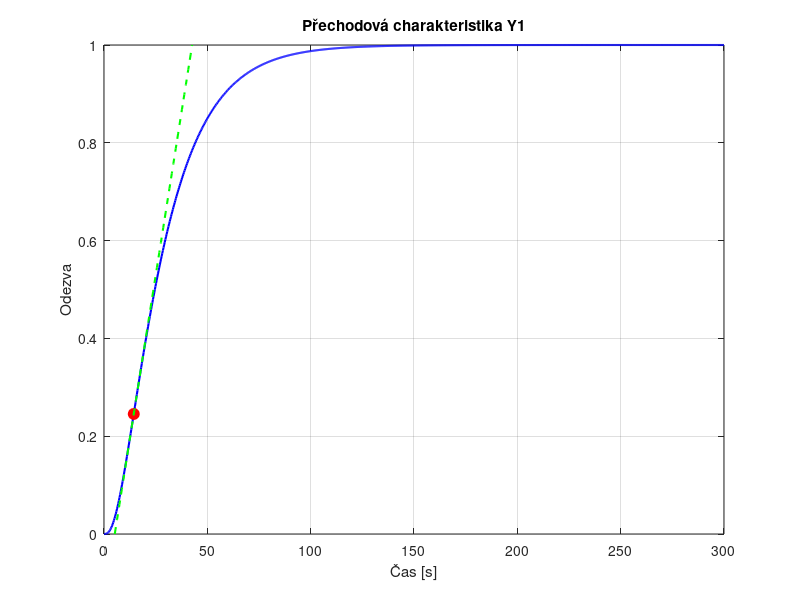
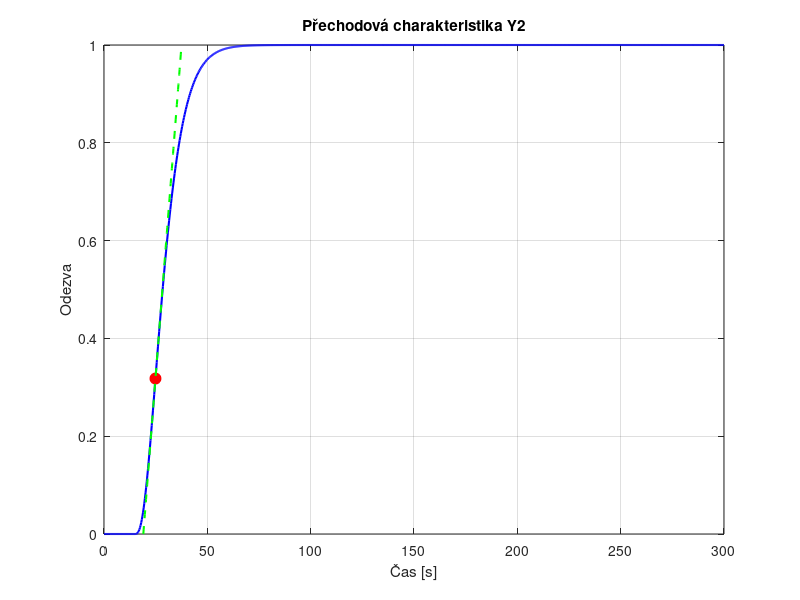
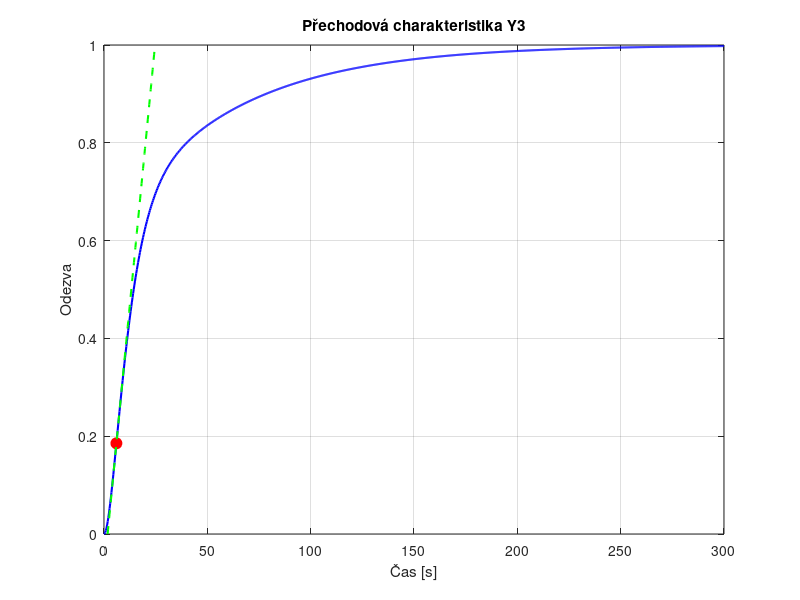
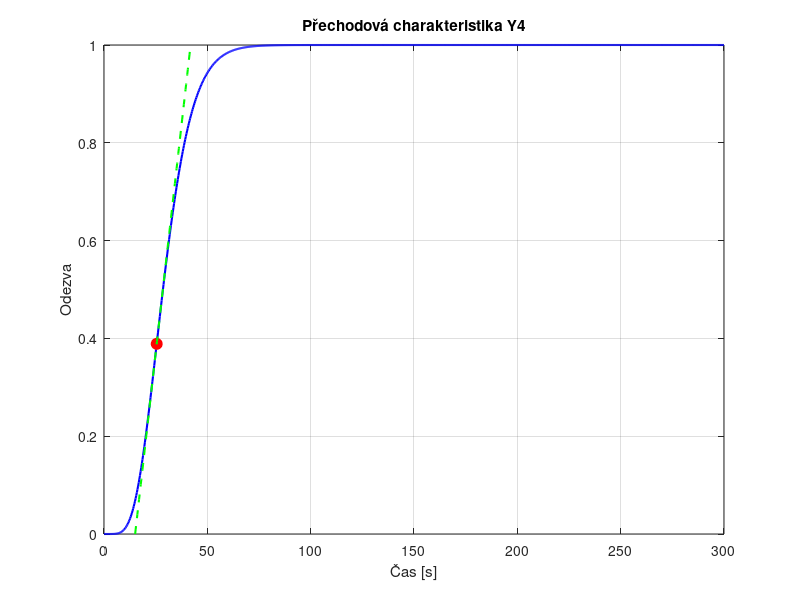

MATLAB code to generate these figures, in order:
clear
close all;
clc;

load("data_TPR_01");

n = 2:10;
tau = [0.104, 0.218, 0.319, 0.41, 0.493, 0.57, 0.642, 0.709, 0.773];
yi_table = [0.264, 0.327, 0.359, 0.371, 0.384, 0.394, 0.401, 0.407, 0.413];

%% --------------------- Nalezení inflexního bodu -------------------------
% --------------------------------- Y1 ------------------------------------
dy1 = diff(y1) ./ diff(t);     % První derivace
d2y1 = diff(dy1) ./ diff(t(1:end-1)); % Druhá derivace

inflex_idx = find(d2y1(1:end-1) .* d2y1(2:end) < 0, 1); % První změna znaménka
inflex_t1 = t(inflex_idx+1); % Odpovídající čas
inflex_y1 = y1(inflex_idx+1); % Odpovídající hodnota výstupu

%tečna
slope1 = dy1(inflex_idx); % Směrnice tečny v inflexním bodě

if slope1 ~= 0 % Zabránění dělení nulou
    t_min1 = inflex_t1 - inflex_y1 / slope1; % Kde tečna protne y = 0
    t_max1 = (1 - inflex_y1) / slope1 + inflex_t1; % Čas odpovídající y = 1
else
    t_min1 = inflex_t1;
    t_max1 = inflex_t1; % Pokud je směrnice 0, tečna je konstantní
end

t_tangent1 = linspace(t_min1, t_max1, 100); % Hodnoty času pro vykreslení tečny
y_tangent1 = slope1 * (t_tangent1 - inflex_t1) + inflex_y1; % Rovnice přímky

Tu1 = t_min1;
Tn1 = t_max1 - t_min1;
T1 = Tu1/Tn1;


% Najdeme index, kde yi_table je nejbližší, ale zároveň větší nebo rovna yi
idx = find(yi_table >= inflex_y1, 1, 'first');
idx_tau1 = find(tau >= T1, 1, 'first');


if isempty(idx_tau1)
    fprintf('Pro Theta = %.3f neexistuje vyšší hodnota v tabulce.\n', T1);
else
    % Ověříme, zda odpovídající yi_table je také vyšší než yi
    if yi_table(idx_tau1) >= inflex_y1
        n_closest1 = n(idx_tau1);
        fprintf('Nejbližší vyšší řád pro Theta = %.3f a yi = %.3f je n = %d\n', T1, inflex_y1, n_closest1);
    else
        fprintf('Pro Theta = %.3f existuje vyšší hodnota tau, ale odpovídající yi = %.3f je menší než %.3f.\n', T1, yi_table(idx_tau1), yi);
    end
end

TT1 = inflex_t1/(n_closest1-1)

if T1 > 0.104
    fprintf('F(s) = K/(%.2fs-1)^%.d\n', TT1, n_closest1)    
else
    fprintf('F(s) = K/%.2fs-1\n', TT1)
end

figure;
plot(t, y1, 'b', 'LineWidth', 1.5); hold on;
plot(inflex_t1, inflex_y1, 'ro', 'MarkerSize', 8, 'MarkerFaceColor', 'r'); % Inflexní bod
plot(t_tangent1, y_tangent1, 'g--', 'LineWidth', 1.5); % Tečna
xlabel('Čas [s]');
ylabel('Odezva');
title('Přechodová charakteristika Y1');
grid on;

% --------------------------------- Y2 ------------------------------------
dy2 = diff(y2) ./ diff(t);     % První derivace
d2y2 = diff(dy2) ./ diff(t(1:end-1)); % Druhá derivace

inflex_idx = find(d2y2(1:end-1) .* d2y2(2:end) < 0, 1); % První změna znaménka
inflex_t2 = t(inflex_idx+1); % Odpovídající čas
inflex_y2 = y2(inflex_idx+1); % Odpovídající hodnota výstupu

slope2 = dy2(inflex_idx); % Směrnice tečny v inflexním bodě

if slope2 ~= 0 % Zabránění dělení nulou
    t_min2 = inflex_t2 - inflex_y2 / slope2; % Kde tečna protne y = 0    
    t_max2 = (1 - inflex_y2) / slope2 + inflex_t2; % Čas odpovídající y = 1
else
    t_min2 = inflex_t2;
    t_max2 = inflex_t2; % Pokud je směrnice 0, tečna je konstantní
end

t_tangent2 = linspace(t_min2, t_max2, 100); % Hodnoty času pro vykreslení tečny
y_tangent2 = slope2 * (t_tangent2 - inflex_t2) + inflex_y2; % Rovnice přímky

Tu2 = t_min2;
Tn2 = t_max2 - t_min2;
T2 = Tu2/Tn2;

figure;
plot(t, y2, 'b', 'LineWidth', 1.5); hold on;
plot(inflex_t2, inflex_y2, 'ro', 'MarkerSize', 8, 'MarkerFaceColor', 'r'); % Inflexní bod
plot(t_tangent2, y_tangent2, 'g--', 'LineWidth', 1.5); % Tečna
xlabel('Čas [s]');
ylabel('Odezva');
title('Přechodová charakteristika Y2');
grid on;

% --------------------------------- Y3 ------------------------------------
dy3 = diff(y3) ./ diff(t);     % První derivace
d2y3 = diff(dy3) ./ diff(t(1:end-1)); % Druhá derivace

inflex_idx = find(d2y3(1:end-1) .* d2y3(2:end) < 0, 1); % První změna znaménka
inflex_t3 = t(inflex_idx+1); % Odpovídající čas
inflex_y3 = y3(inflex_idx+1); % Odpovídající hodnota výstupu

slope3 = dy3(inflex_idx); % Směrnice tečny v inflexním bodě

if slope3 ~= 0 % Zabránění dělení nulou
    t_min3 = inflex_t3 - inflex_y3 / slope3; % Kde tečna protne y = 0
    t_max3 = (1 - inflex_y3) / slope3 + inflex_t3; % Čas odpovídající y = 1
else
    t_min3 = inflex_t3;
    t_max3 = inflex_t3; % Pokud je směrnice 0, tečna je konstantní
end

t_tangent3 = linspace(t_min3, t_max3, 100); % Hodnoty času pro vykreslení tečny
y_tangent3 = slope3 * (t_tangent3 - inflex_t3) + inflex_y3; % Rovnice přímky

Tu3 = t_min3;
Tn3 = t_max3 - t_min3;
T3 = Tu3/Tn3;

figure;
plot(t, y3, 'b', 'LineWidth', 1.5); hold on;
plot(inflex_t3, inflex_y3, 'ro', 'MarkerSize', 8, 'MarkerFaceColor', 'r'); % Inflexní bod
plot(t_tangent3, y_tangent3, 'g--', 'LineWidth', 1.5); % Tečna
xlabel('Čas [s]');
ylabel('Odezva');
title('Přechodová charakteristika Y3');
grid on;

% --------------------------------- Y4 ------------------------------------
dy4 = diff(y4) ./ diff(t);     % První derivace
d2y4 = diff(dy4) ./ diff(t(1:end-1)); % Druhá derivace

inflex_idx = find(d2y4(1:end-1) .* d2y4(2:end) < 0, 1); % První změna znaménka
inflex_t4 = t(inflex_idx+1); % Odpovídající čas
inflex_y4 = y4(inflex_idx+1); % Odpovídající hodnota výstupu

slope4 = dy4(inflex_idx); % Směrnice tečny v inflexním bodě

if slope4 ~= 0 % Zabránění dělení nulou
    t_min4 = inflex_t4 - inflex_y4 / slope4; % Kde tečna protne y = 0
    t_max4 = (1 - inflex_y4) / slope4 + inflex_t4; % Čas odpovídající y = 1
else
    t_min4 = inflex_t4;
    t_max4 = inflex_t4; % Pokud je směrnice 0, tečna je konstantní
end

t_tangent4 = linspace(t_min4, t_max4, 100); % Hodnoty času pro vykreslení tečny
y_tangent4 = slope4 * (t_tangent4 - inflex_t4) + inflex_y4; % Rovnice přímky


Tu4 = t_min4;
Tn4 = t_max4 - t_min4;
T4 = Tu4/Tn4;

figure;
plot(t, y4, 'b', 'LineWidth', 1.5); hold on;
plot(inflex_t4, inflex_y4, 'ro', 'MarkerSize', 8, 'MarkerFaceColor', 'r'); % Inflexní bod
plot(t_tangent4, y_tangent4, 'g--', 'LineWidth', 1.5); % Tečna
xlabel('Čas [s]');
ylabel('Odezva');
title('Přechodová charakteristika Y4');
grid on;
